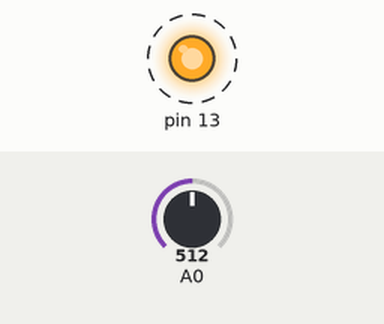
Simulated run of this program. Board: Arduino Uno, built with avr-gcc and run on an emulated ATmega328P. On the bench: output pins drawn as LEDs (lit = HIGH). Dashed ring = blinking. The test bench sets the inputs (shaded band); at power-on: A0 = 512. What the program prints to the serial monitor is not drawn.

Above: at 0.4 s.
Timing chart, 0 to 4.6 s (numbered marks = the images above):
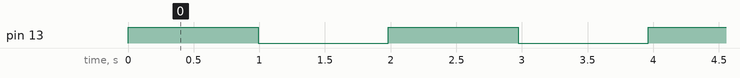

Measured:
- by itself, pin 13: alternates HIGH for 0.99 s and LOW for 0.99 s

The program:

main.cpp
```cpp
#include <Arduino_FreeRTOS.h>
#include <Arduino.h>

void TaskBlink( void *pvParameters );
void TaskAnalogRead( void *pvParameters );

void setup() {
  Serial.begin(9600);

  while (!Serial) {
    ;
  }

  xTaskCreate(TaskBlink,"Blink",128,NULL,2,NULL);
  xTaskCreate(TaskAnalogRead,"AnalogRead",128,NULL,1,NULL);
}

void loop()
{

}

void TaskBlink(void *pvParameters)
{
  (void) pvParameters;

  pinMode(13, OUTPUT);

  for (;;)
  {
    digitalWrite(13, HIGH);
    vTaskDelay( 1000 / portTICK_PERIOD_MS );
    digitalWrite(13, LOW);
    vTaskDelay( 1000 / portTICK_PERIOD_MS );
  }
}

void TaskAnalogRead(void *pvParameters)
{
  (void) pvParameters;

  pinMode(A0, INPUT);

  for (;;)
  {
    int sensorValue = analogRead(A0);
    Serial.println(sensorValue);
    vTaskDelay(1);
  }
}
```
